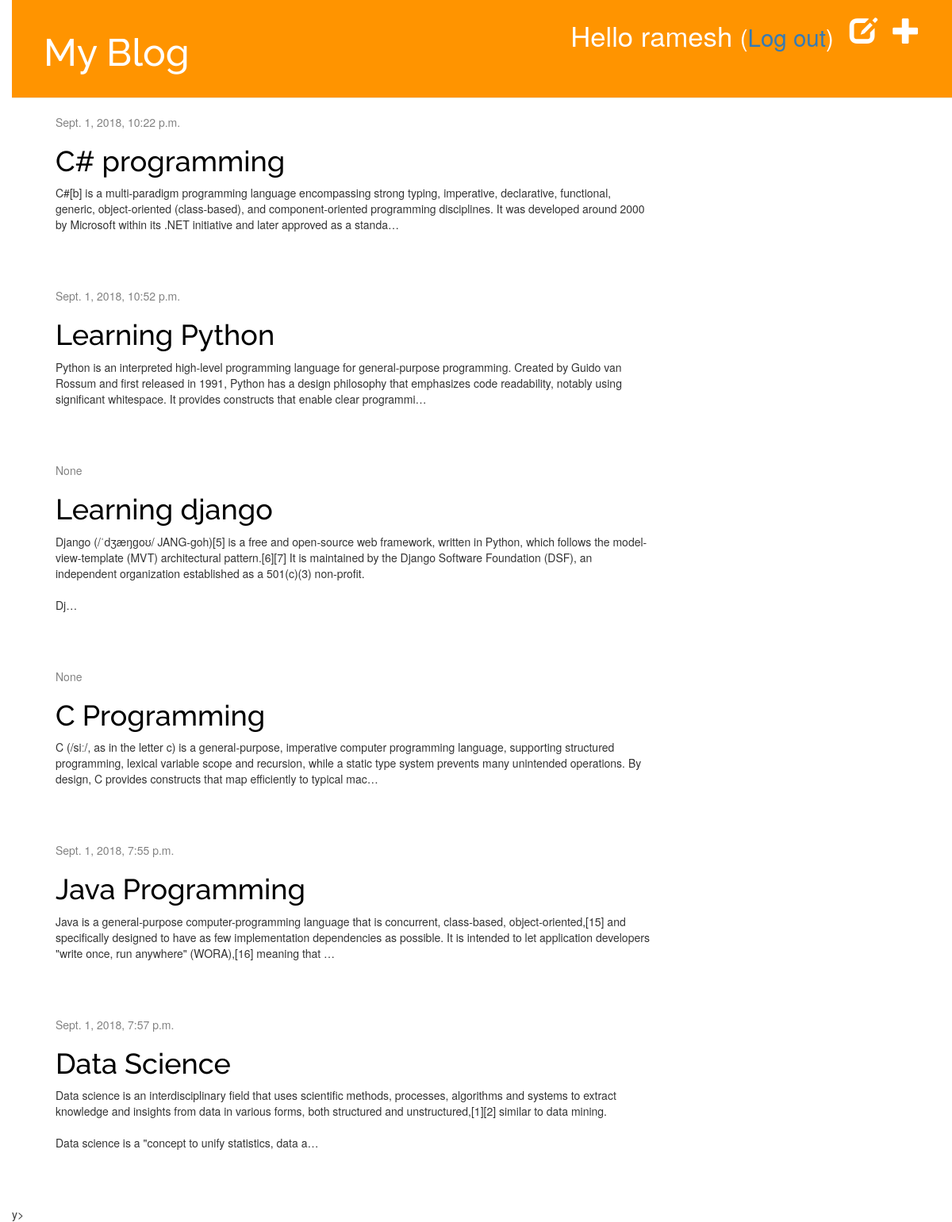
The app's page / (signed in) with its own data.
### blog/models.py (models this page shows, shortened)
class Post(models.Model):
    author = models.ForeignKey('auth.User', on_delete=models.CASCADE)
    title = models.CharField(max_length=200)
    text = models.TextField()
    created_date = models.DateTimeField(
            default=timezone.now)
    published_date = models.DateTimeField(
            blank=True, null=True)

### blog/views.py (the view)
# urls.py: path('', views.post_list, name='post_list'),
def post_list(request):
    posts = Post.objects.all()
    return render(request, 'blog/post_list.html', {'posts': posts})

### blog/templates/blog/post_list.html
{% extends 'blog/base.html' %}
{% block content %}
    {% for post in posts %}
        <div class="post">
            <div class="date">
                {{ post.published_date }}
            </div>
            <h1><a href="{% url 'post_detail' pk=post.pk %}">{{ post.title }}</a></h1>
            <p>{{ post.text|linebreaksbr|truncatechars:300 }}</p>
        </div>
    {% endfor %}
{% endblock %}

### blog/templates/blog/base.html (shortened to what this page needs)
{% load static %}
<html>
<head>
    <link rel="stylesheet" href="//maxcdn.bootstrapcdn.com/bootstrap/3.2.0/css/bootstrap.min.css">
    <link rel="stylesheet" href="//maxcdn.bootstrapcdn.com/bootstrap/3.2.0/css/bootstrap-theme.min.css">
    <link rel="stylesheet" href="{% static 'css/blog.css' %}">
</head>
<body>
 <div class="page-header">
    {% if user.is_authenticated %}
    <a href="{% url 'post_new' %}" class="top-menu"><span class="glyphicon glyphicon-plus"></span></a>
    <a href="{% url 'post_draft_list' %}" class="top-menu"><span class="glyphicon glyphicon-edit"></span></a>
    <p class="top-menu">Hello {{ user.username }} <small>(<a href="{% url 'logout' %}">Log out</a>)</small></p>
    {% else %}
    <a href="{% url 'login' %}" class="top-menu"><span class="glyphicon glyphicon-lock"></span></a>
    {% endif %}
    <h1><a href="/">My Blog</a></h1>
</div>
<div class="content container">
    <div class="row">
        <div class="col-md-8">
            {% block content %}
            {% endblock %}
        </div>
    </div>
</div>
</body>y>
</html>

### blog/static/css/blog.css (style rules this page uses)
h1 a { font-family: 'Raleway', sans-serif; }
body { padding-left: 15px; }
.page-header { background-color: #ff9400; margin-top: 0; padding: 20px 20px 20px 40px; }
.page-header h1, .page-header h1 a, .page-header h1 a:visited, .page-header h1 a:active { color: #ffffff; font-size: 36pt; text-decoration: none; }
.content { margin-left: 40px; }
h1, h2, h3, h4 { font-family: 'Lobster', cursive; }
.date { color: #828282; }
.top-menu, .top-menu:hover, .top-menu:visited { color: #ffffff; float: right; font-size: 26pt; margin-right: 20px; }
.post { margin-bottom: 70px; }
.post h1 a, .post h1 a:visited { color: #000000; }

### records on screen
Post: published_date "Sept. 1, 2018, 10:22 p.m.", title "C# programming", text "C#[b] is a multi-paradigm programming language encompassing strong typing, imperative, declarative, functional, generic, object-oriented (class-based), and component-oriented programming disciplines. It was developed around 2000 by Microsoft within its .NET initiative and later approved as a standa…"
Post: published_date "Sept. 1, 2018, 10:52 p.m.", title "Learning Python", text "Python is an interpreted high-level programming language for general-purpose programming. Created by Guido van Rossum and first released in 1991, Python has a design philosophy that emphasizes code readability, notably using significant whitespace. It provides constructs that enable clear programmi…"
Post: published_date "None", title "Learning django", text "Django (/ˈdʒæŋɡoʊ/ JANG-goh)[5] is a free and open-source web framework, written in Python, which follows the model-view-template (MVT) architectural pattern.[6][7] It is maintained by the Django Software Foundation (DSF), an independent organization established as a 501(c)(3) non-profit. Dj…"
Post: published_date "None", title "C Programming", text "C (/siː/, as in the letter c) is a general-purpose, imperative computer programming language, supporting structured programming, lexical variable scope and recursion, while a static type system prevents many unintended operations. By design, C provides constructs that map efficiently to typical mac…"
Post: published_date "Sept. 1, 2018, 7:55 p.m.", title "Java Programming", text "Java is a general-purpose computer-programming language that is concurrent, class-based, object-oriented,[15] and specifically designed to have as few implementation dependencies as possible. It is intended to let application developers \"write once, run anywhere\" (WORA),[16] meaning that …"
Post: published_date "Sept. 1, 2018, 7:57 p.m.", title "Data Science", text "Data science is an interdisciplinary field that uses scientific methods, processes, algorithms and systems to extract knowledge and insights from data in various forms, both structured and unstructured,[1][2] similar to data mining. Data science is a \"concept to unify statistics, data a…"

### other values on screen
{{ user.username }} "ramesh"
